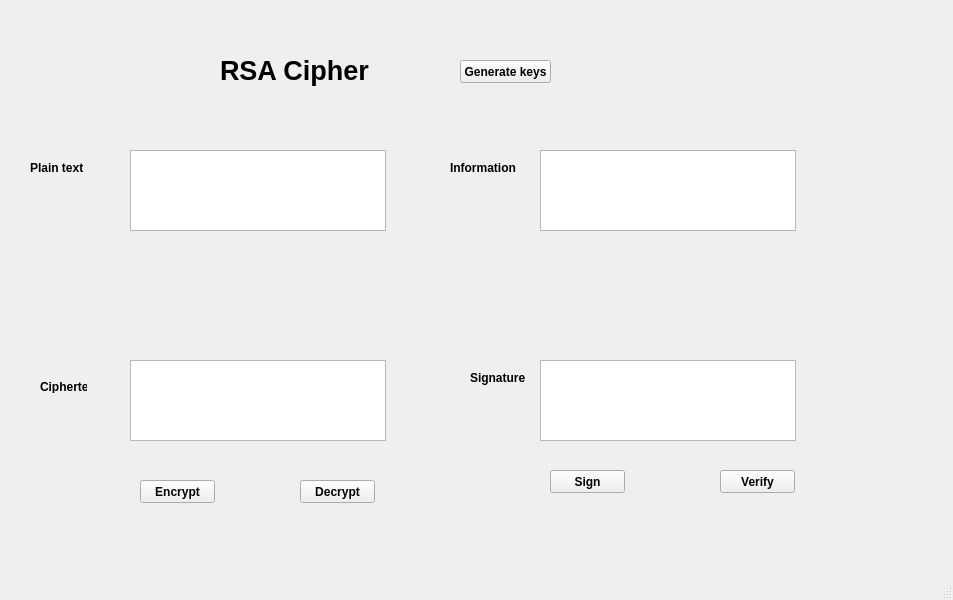
<?xml version="1.0" encoding="UTF-8"?>
<ui version="4.0">
 <class>MainWindow</class>
 <widget class="QMainWindow" name="MainWindow">
  <property name="geometry">
   <rect>
    <x>0</x>
    <y>0</y>
    <width>953</width>
    <height>600</height>
   </rect>
  </property>
  <property name="font">
   <font>
    <weight>75</weight>
    <bold>true</bold>
   </font>
  </property>
  <property name="windowTitle">
   <string>MainWindow</string>
  </property>
  <widget class="QWidget" name="centralwidget">
   <widget class="QLabel" name="label">
    <property name="geometry">
     <rect>
      <x>220</x>
      <y>50</y>
      <width>171</width>
      <height>41</height>
     </rect>
    </property>
    <property name="font">
     <font>
      <pointsize>20</pointsize>
     </font>
    </property>
    <property name="text">
     <string>RSA Cipher</string>
    </property>
   </widget>
   <widget class="QPushButton" name="pushButton">
    <property name="geometry">
     <rect>
      <x>460</x>
      <y>60</y>
      <width>91</width>
      <height>23</height>
     </rect>
    </property>
    <property name="text">
     <string>Generate keys</string>
    </property>
   </widget>
   <widget class="QTextBrowser" name="textBrowser">
    <property name="geometry">
     <rect>
      <x>130</x>
      <y>150</y>
      <width>256</width>
      <height>81</height>
     </rect>
    </property>
   </widget>
   <widget class="QTextBrowser" name="textBrowser_2">
    <property name="geometry">
     <rect>
      <x>540</x>
      <y>150</y>
      <width>256</width>
      <height>81</height>
     </rect>
    </property>
   </widget>
   <widget class="QTextBrowser" name="textBrowser_3">
    <property name="geometry">
     <rect>
      <x>130</x>
      <y>360</y>
      <width>256</width>
      <height>81</height>
     </rect>
    </property>
   </widget>
   <widget class="QTextBrowser" name="textBrowser_4">
    <property name="geometry">
     <rect>
      <x>540</x>
      <y>360</y>
      <width>256</width>
      <height>81</height>
     </rect>
    </property>
   </widget>
   <widget class="QLabel" name="label_2">
    <property name="geometry">
     <rect>
      <x>30</x>
      <y>160</y>
      <width>61</width>
      <height>16</height>
     </rect>
    </property>
    <property name="text">
     <string>Plain text</string>
    </property>
   </widget>
   <widget class="QLabel" name="label_3">
    <property name="geometry">
     <rect>
      <x>450</x>
      <y>160</y>
      <width>71</width>
      <height>16</height>
     </rect>
    </property>
    <property name="text">
     <string>Information</string>
    </property>
   </widget>
   <widget class="QLabel" name="label_4">
    <property name="geometry">
     <rect>
      <x>40</x>
      <y>380</y>
      <width>47</width>
      <height>13</height>
     </rect>
    </property>
    <property name="text">
     <string>Ciphertext</string>
    </property>
   </widget>
   <widget class="QLabel" name="label_5">
    <property name="geometry">
     <rect>
      <x>470</x>
      <y>370</y>
      <width>61</width>
      <height>16</height>
     </rect>
    </property>
    <property name="text">
     <string>Signature</string>
    </property>
   </widget>
   <widget class="QPushButton" name="pushButton_2">
    <property name="geometry">
     <rect>
      <x>140</x>
      <y>480</y>
      <width>75</width>
      <height>23</height>
     </rect>
    </property>
    <property name="text">
     <string>Encrypt</string>
    </property>
   </widget>
   <widget class="QPushButton" name="pushButton_3">
    <property name="geometry">
     <rect>
      <x>300</x>
      <y>480</y>
      <width>75</width>
      <height>23</height>
     </rect>
    </property>
    <property name="text">
     <string>Decrypt</string>
    </property>
   </widget>
   <widget class="QPushButton" name="pushButton_4">
    <property name="geometry">
     <rect>
      <x>550</x>
      <y>470</y>
      <width>75</width>
      <height>23</height>
     </rect>
    </property>
    <property name="text">
     <string>Sign</string>
    </property>
   </widget>
   <widget class="QPushButton" name="pushButton_5">
    <property name="geometry">
     <rect>
      <x>720</x>
      <y>470</y>
      <width>75</width>
      <height>23</height>
     </rect>
    </property>
    <property name="text">
     <string>Verify</string>
    </property>
   </widget>
  </widget>
  <widget class="QMenuBar" name="menubar">
   <property name="geometry">
    <rect>
     <x>0</x>
     <y>0</y>
     <width>953</width>
     <height>21</height>
    </rect>
   </property>
  </widget>
  <widget class="QStatusBar" name="statusbar"/>
 </widget>
 <resources/>
 <connections/>
</ui>
